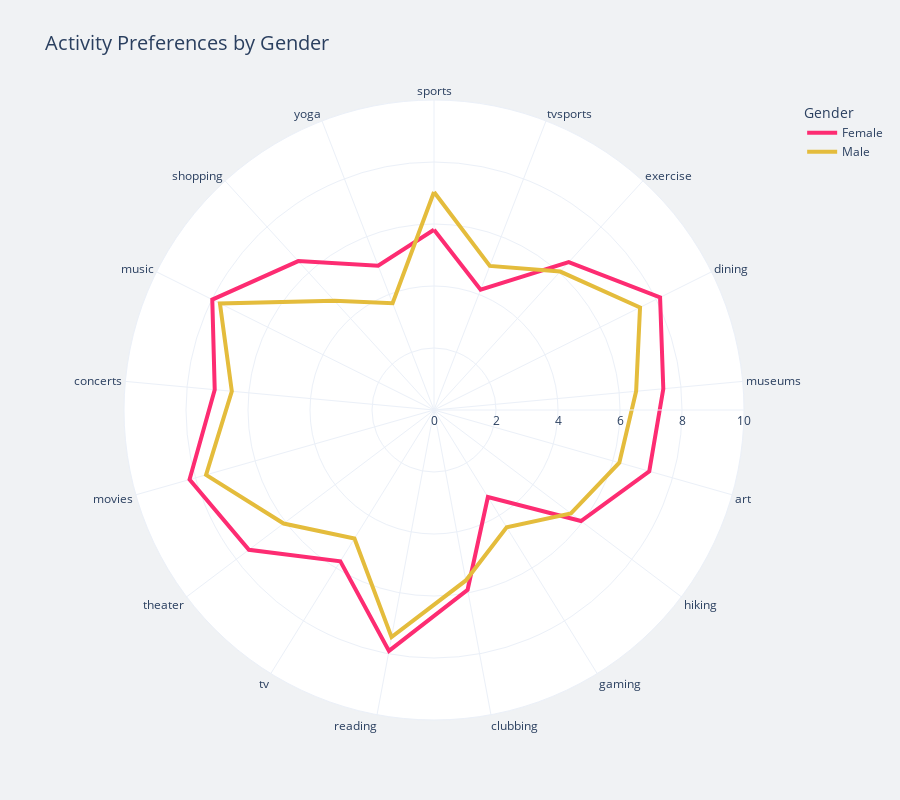

Notebook code cell kept with this figure:
### Code cell
# Liste des colonnes d'activités
activities = ['sports', 'tvsports', 'exercise', 'dining', 'museums', 'art', 'hiking', 'gaming', 
              'clubbing', 'reading', 'tv', 'theater', 'movies', 'concerts', 'music', 'shopping', 'yoga']

# Moyenne des réponses pour chaque activité par genre
activity_by_gender = df.groupby('gender')[activities].mean().reset_index()

# Créer des colonnes temporaires pour les labels de genre
activity_by_gender['gender_label'] = activity_by_gender['gender'].map({0: 'Female', 1: 'Male'})

# Transformer les données pour les adapter à un diagramme polaire (sans inclure gender comme activité)
activity_melted = pd.melt(activity_by_gender, id_vars='gender_label', value_vars=activities, 
                          var_name='Activity', value_name='Average Score')

# Couleurs personnalisées pour les genres
colors = ['#FD2C72', '#E4BC3C']  # Rose pour Female, Rouge pour Male

# Créer le graphique polaire combiné avec les deux genres
fig = px.line_polar(activity_melted, r='Average Score', theta='Activity', line_close=True, 
                    title='Activity Preferences by Gender', color='gender_label', color_discrete_sequence=colors)

# Mise à jour du layout pour un graphique plus grand, épaississement des lignes, et suppression des labels 'gender' dans les activités
fig.update_traces(line=dict(width=4))  # Épaissir les lignes

fig.update_layout(
    title_font_size=20,
    polar=dict(
        radialaxis=dict(visible=True, range=[0, 10])
    ),
    template='plotly_white',
    plot_bgcolor='#F0F2F4',  # Fond personnalisé
    paper_bgcolor='#F0F2F4',  # Fond du papier
    width=900,  # Augmenter la taille du graphique
    height=800,  # Augmenter la hauteur
    showlegend=True,  # Afficher la légende avec les couleurs de genre
    legend_title_text='Gender'  # Garder le titre de la légende
)

# Afficher le graphique
fig.show()

### Figure 1 — Plotly figure (JSON) as saved in the notebook; plotly's stock layout.template omitted (floating-point values rounded to 4 significant figures)
{"data": [{"hovertemplate": "gender_label=Female<br>Average Score=%{r}<br>Activity=%{theta}<extra></extra>", "legendgroup": "Female", "line": {"color": "#FD2C72", "dash": "solid", "width": 4}, "marker": {"symbol": "circle"}, "mode": "lines", "name": "Female", "r": [5.813, 4.162, 6.451, 8.147, 7.428, 7.22, 5.942, 3.302, 5.9, 7.907, 5.739, 7.482, 8.198, 7.104, 7.99, 6.499, 4.99, 5.813], "showlegend": true, "subplot": "polar", "theta": ["sports", "tvsports", "exercise", "dining", "museums", "art", "hiking", "gaming", "clubbing", "reading", "tv", "theater", "movies", "concerts", "music", "shopping", "yoga", "sports"], "type": "scatterpolar"}, {"hovertemplate": "gender_label=Male<br>Average Score=%{r}<br>Activity=%{theta}<extra></extra>", "legendgroup": "Male", "line": {"color": "#E4BC3C", "dash": "solid", "width": 4}, "marker": {"symbol": "circle"}, "mode": "lines", "name": "Male", "r": [7.03, 4.984, 6.043, 7.425, 6.548, 6.215, 5.534, 4.453, 5.594, 7.453, 4.874, 6.079, 7.644, 6.55, 7.714, 4.774, 3.696, 7.03], "showlegend": true, "subplot": "polar", "theta": ["sports", "tvsports", "exercise", "dining", "museums", "art", "hiking", "gaming", "clubbing", "reading", "tv", "theater", "movies", "concerts", "music", "shopping", "yoga", "sports"], "type": "scatterpolar"}], "layout": {"height": 800, "legend": {"title": {"text": "Gender"}, "tracegroupgap": 0}, "paper_bgcolor": "#F0F2F4", "plot_bgcolor": "#F0F2F4", "polar": {"angularaxis": {"direction": "clockwise", "rotation": 90}, "domain": {"x": [0, 1], "y": [0, 1]}, "radialaxis": {"range": [0, 10], "visible": true}}, "showlegend": true, "title": {"font": {"size": 20}, "text": "Activity Preferences by Gender"}, "width": 900}}
